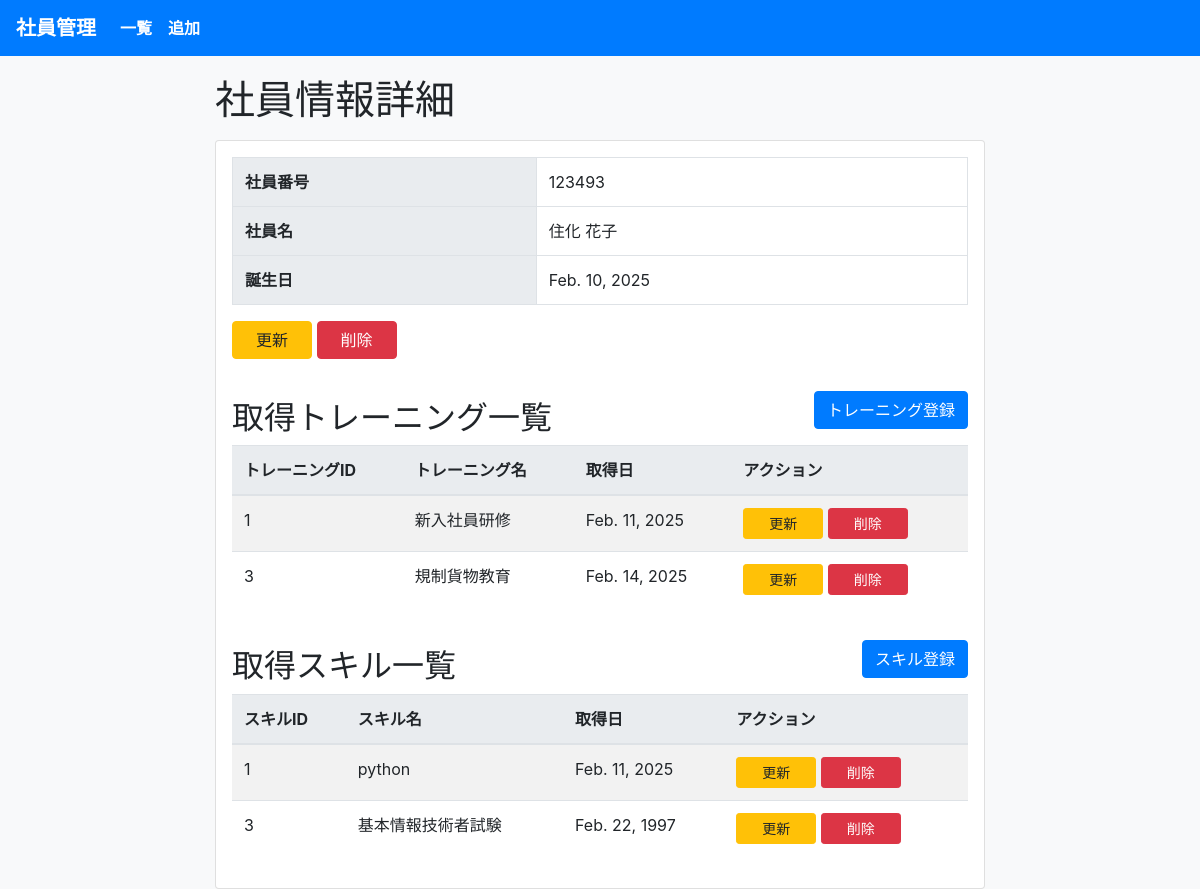
/employee/detail/123493, run on the app's committed database.
### employee/models.py (models this page shows, shortened)
class Employee(models.Model):
    val = NumValidator()
    employee_id = models.CharField("社員番号", max_length=6, primary_key=True,validators=[val])
    last_name = models.CharField("姓", max_length=40)
    first_name = models.CharField("名", max_length=40)
    birth_date = models.DateField("誕生日")
    @property
    def employee_name(self):
        return f"{self.last_name} {self.first_name}"
    class Meta:
        verbose_name = "社員情報"
        verbose_name_plural = "社員情報一覧"

class EmployeeTraining(models.Model):
    employee = models.ForeignKey(Employee, verbose_name="社員番号", on_delete=models.CASCADE)
    training = models.ForeignKey(TrainingMaster, verbose_name="トレーニングID", on_delete=models.CASCADE)
    get_date = models.DateField("取得日",default=date.today())
    class Meta:
        unique_together = ('employee', 'training')
        verbose_name = "社員取得トレーニング"
        verbose_name_plural = "社員取得トレーニング一覧"

class TrainingMaster(models.Model):
    training_id = models.CharField("トレーニングID", max_length=8, primary_key=True)
    training_name = models.CharField("トレーニング名", max_length=40)
    class Meta:
        verbose_name = "トレーニングマスタ"
        verbose_name_plural = "トレーニングマスタ一覧"

class EmployeeSkill(models.Model):
    employee = models.ForeignKey(Employee, verbose_name="社員番号", on_delete=models.CASCADE)
    skill = models.ForeignKey(SkillMaster, verbose_name="スキルID", on_delete=models.CASCADE)
    get_date = models.DateField("取得日",default=date.today())
    class Meta:
        unique_together = ('employee', 'skill')
        verbose_name = "社員取得スキル"
        verbose_name_plural = "社員取得スキル一覧"

class SkillMaster(models.Model):
    skill_id = models.CharField("スキルID", max_length=8, primary_key=True)
    skill_name = models.CharField("スキル名", max_length=40)
    class Meta:
        verbose_name = "スキルマスタ"
        verbose_name_plural = "スキルマスタ一覧"

### employee/views.py (the view)
# urls.py: path("detail/<int:pk>", views.detail, name="detail"),
def detail(request, pk):
    employee = get_object_or_404(Employee, pk=pk)
    training_list = EmployeeTraining.objects.filter(employee=employee).select_related('training')
    skill_list = EmployeeSkill.objects.filter(employee=employee).select_related('skill')
    context = {
        "employee": employee,
        "training_list": training_list,  # 複数のトレーニングをリストで渡す
        "skill_list": skill_list  # 複数のスキルをリストで渡す
    }
    return render(request, "employee/detail.html", context)

### employee/templates/employee/detail.html
{% extends 'employee/base.html' %}
{% block content %}
<h1 class="mb-3">社員情報詳細</h1>
<div class="card p-3">
    <table class="table table-bordered">
        <tr><th>社員番号</th><td>{{ employee.employee_id }}</td></tr>
        <tr><th>社員名</th><td>{{ employee.employee_name }}</td></tr>
        <tr><th>誕生日</th><td>{{ employee.birth_date }}</td></tr>
    </table>
    <div class="mb-3">
        <a href="{% url 'employee:update' employee.pk %}" class="btn btn-warning">更新</a>
        <a href="{% url 'employee:delete' employee.pk %}" class="btn btn-danger">削除</a>
    </div>
    <div class="d-flex justify-content-between align-items-center">
        <h2 class="mt-4">取得トレーニング一覧</h2>
        <a href="{% url 'employee:train_add' employee.pk %}" class="btn btn-primary">トレーニング登録</a>
    </div>
    <table class="table table-striped">
        <thead>
            <tr>
                <th>トレーニングID</th>
                <th>トレーニング名</th>
                <th>取得日</th>
                <th>アクション</th>
            </tr>
        </thead>
        <tbody>
            {% for train in training_list %}
            <tr>
                <td>{{ train.training_id }}</td>
                <td>{{ train.training.training_name }}</td>
                <td>{{ train.get_date }}</td>
                <td>
                    <a href="{% url 'employee:train_update' employee.pk train.training.training_id %}" class="btn btn-warning btn-sm">更新</a>
                    <a href="{% url 'employee:train_delete' employee.pk train.training.training_id %}" class="btn btn-danger btn-sm">削除</a>
                </td>
            </tr>
            {% endfor %}
        </tbody>
    </table>
    <div class="d-flex justify-content-between align-items-center">
        <h2 class="mt-4">取得スキル一覧</h2>
        <a href="{% url 'employee:skill_add' employee.pk %}" class="btn btn-primary">スキル登録</a>
    </div>
    <table class="table table-striped">
        <thead>
            <tr>
                <th>スキルID</th>
                <th>スキル名</th>
                <th>取得日</th>
                <th>アクション</th>
            </tr>
        </thead>
        <tbody>
            {% for skill in skill_list %}
            <tr>
                <td>{{ skill.skill_id }}</td>
                <td>{{ skill.skill.skill_name }}</td>
                <td>{{ skill.get_date }}</td>
                <td>
                    <a href="{% url 'employee:skill_update' employee.pk skill.skill.skill_id %}" class="btn btn-warning btn-sm">更新</a>
                    <a href="{% url 'employee:skill_delete' employee.pk skill.skill.skill_id %}" class="btn btn-danger btn-sm">削除</a>
                </td>
            </tr>
            {% endfor %}
        </tbody>
    </table>
</div>
{% endblock %}

### employee/templates/employee/base.html (shortened to what this page needs)
<!doctype html>
<html lang="ja">
<head>
    <link rel="stylesheet" href="https://maxcdn.bootstrapcdn.com/bootstrap/4.5.2/css/bootstrap.min.css">
</head>
<body>
    <nav class="navbar navbar-expand-lg navbar-dark">
        <a class="navbar-brand" href="#">社員管理</a>
        <div class="collapse navbar-collapse" id="navbarNav">
            <ul class="navbar-nav">
                <li class="nav-item"><a class="nav-link" href="{% url 'employee:index' %}">一覧</a></li>
                <li class="nav-item"><a class="nav-link" href="{% url 'employee:add' %}">追加</a></li>
            </ul>
        </div>
    </nav>
    <div class="container">
        {% block content %}{% endblock %}
    </div>
</body>
</html>

### employee/templates/employee/base.html (style rules this page uses)
body { font-size: 1rem; background-color: #f8f9fa; }
.navbar { background-color: #007bff; }
.navbar a { color: white !important; font-weight: bold; }
.container { max-width: 800px; margin-top: 20px; }
.table th { background-color: #e9ecef; }
.btn { min-width: 80px; }

### data on the page
Employee: employee_id "123493", employee_name "住化 花子", birth_date "Feb. 10, 2025"
EmployeeTraining: training_id "1", training.training_name "新入社員研修", get_date "Feb. 11, 2025"
EmployeeTraining: training_id "3", training.training_name "規制貨物教育", get_date "Feb. 14, 2025"
EmployeeSkill: skill_id "1", skill.skill_name "python", get_date "Feb. 11, 2025"
EmployeeSkill: skill_id "3", skill.skill_name "基本情報技術者試験", get_date "Feb. 22, 1997"
